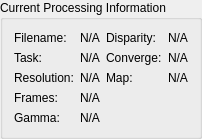
         <widget class="QGroupBox" name="groupBox_current_processing_info">
          <property name="title">
           <string>Current Processing Information</string>
          </property>
          <layout class="QGridLayout" name="gridLayout_7" columnstretch="2,4,2,4">
           <item row="4" column="1">
            <widget class="QLabel" name="label_info_gamma_value">
             <property name="text">
              <string>N/A</string>
             </property>
            </widget>
           </item>
           <item row="2" column="3">
            <widget class="QLabel" name="label_info_map_value">
             <property name="text">
              <string>N/A</string>
             </property>
            </widget>
           </item>
           <item row="3" column="1">
            <widget class="QLabel" name="label_info_frames_value">
             <property name="text">
              <string>N/A</string>
             </property>
            </widget>
           </item>
           <item row="0" column="3">
            <widget class="QLabel" name="label_info_disparity_value">
             <property name="text">
              <string>N/A</string>
             </property>
            </widget>
           </item>
           <item row="4" column="0">
            <widget class="QLabel" name="label_gamma_info">
             <property name="text">
              <string>Gamma:</string>
             </property>
            </widget>
           </item>
           <item row="1" column="2">
            <widget class="QLabel" name="label_convergence_info">
             <property name="text">
              <string>Converge:</string>
             </property>
            </widget>
           </item>
           <item row="0" column="0">
            <widget class="QLabel" name="label_filename_info">
             <property name="text">
              <string>Filename:</string>
             </property>
            </widget>
           </item>
           <item row="2" column="0">
            <widget class="QLabel" name="label_resolution_info">
             <property name="text">
              <string>Resolution:</string>
             </property>
            </widget>
           </item>
           <item row="1" column="0">
            <widget class="QLabel" name="label_task_info">
             <property name="text">
              <string>Task:</string>
             </property>
            </widget>
           </item>
           <item row="3" column="0">
            <widget class="QLabel" name="label_frames_info">
             <property name="text">
              <string>Frames:</string>
             </property>
            </widget>
           </item>
           <item row="0" column="1">
            <widget class="QLabel" name="label_info_filename_value">
             <property name="text">
              <string>N/A</string>
             </property>
            </widget>
           </item>
           <item row="1" column="3">
            <widget class="QLabel" name="label_info_convergence_value">
             <property name="text">
              <string>N/A</string>
             </property>
            </widget>
           </item>
           <item row="2" column="1">
            <widget class="QLabel" name="label_info_resolution_value">
             <property name="text">
              <string>N/A</string>
             </property>
            </widget>
           </item>
           <item row="0" column="2">
            <widget class="QLabel" name="label_disparity_info">
             <property name="text">
              <string>Disparity:</string>
             </property>
            </widget>
           </item>
           <item row="2" column="2">
            <widget class="QLabel" name="label_map_info">
             <property name="text">
              <string>Map:</string>
             </property>
            </widget>
           </item>
           <item row="1" column="1">
            <widget class="QLabel" name="label_info_task_value">
             <property name="text">
              <string>N/A</string>
             </property>
            </widget>
           </item>
          </layout>
         </widget>
